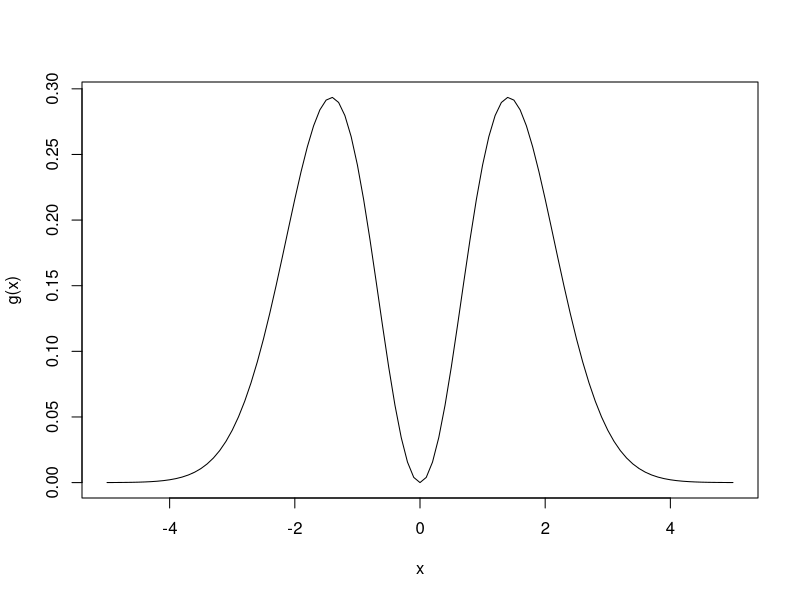

This figure's R source:
## ---- chunk 1
m <- 10^4
u <- runif(m, 1, 5)
g <- function(x) {(x^2/sqrt(2*pi)) * exp(-(x^2)/2) } 
## ---- chunk 2
mean(g(u))

integrate(g, 1, Inf)
curve(g, -5, 5)
